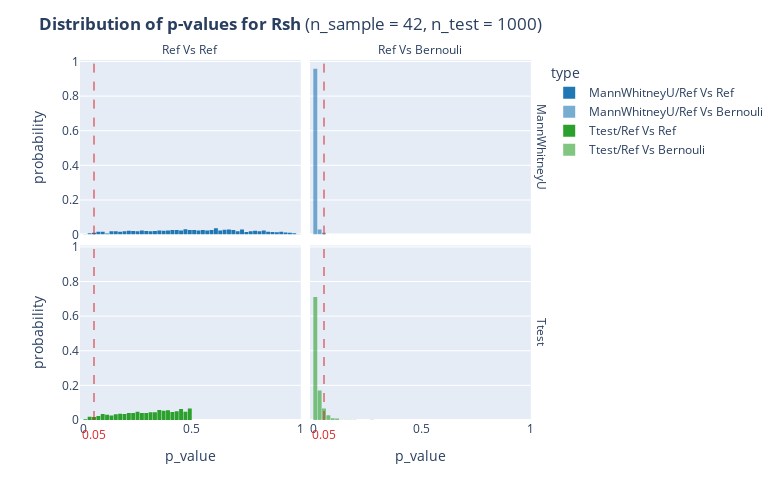

The code cell stored with this chart in its notebook:
### Markdown cell above
## Rsh

### Code cell
calculate_p_values(n_sample=42, n_test=1000, cate_interest='Rsh', Halternative = 'greater')

### Figure 1 — Plotly figure (JSON) as saved in the notebook; plotly's stock layout.template omitted (floating-point values rounded to 4 significant figures; data arrays with more than 128 entries replaced by an {"elided": "..."} marker saying what was removed)
{"data": [{"alignmentgroup": "True", "bingroup": "x", "histnorm": "probability", "hovertemplate": "type=MannWhitneyU/Ref Vs Ref<br>test=MannWhitneyU<br>category=Ref Vs Ref<br>p_value=%{x}<br>probability=%{y}<extra></extra>", "legendgroup": "MannWhitneyU/Ref Vs Ref", "marker": {"color": "rgb(31, 119, 180)", "pattern": {"shape": ""}}, "name": "MannWhitneyU/Ref Vs Ref", "offsetgroup": "MannWhitneyU/Ref Vs Ref", "orientation": "v", "showlegend": true, "type": "histogram", "x": {"elided": "1000 float values"}, "xaxis": "x3", "xbins": {"start": 0}, "yaxis": "y3"}, {"alignmentgroup": "True", "bingroup": "x", "histnorm": "probability", "hovertemplate": "type=MannWhitneyU/Ref Vs Bernouli<br>test=MannWhitneyU<br>category=Ref Vs Bernouli<br>p_value=%{x}<br>probability=%{y}<extra></extra>", "legendgroup": "MannWhitneyU/Ref Vs Bernouli", "marker": {"color": "rgba(31, 119, 180, 0.6)", "pattern": {"shape": ""}}, "name": "MannWhitneyU/Ref Vs Bernouli", "offsetgroup": "MannWhitneyU/Ref Vs Bernouli", "orientation": "v", "showlegend": true, "type": "histogram", "x": {"elided": "1000 float values"}, "xaxis": "x4", "xbins": {"start": 0}, "yaxis": "y4"}, {"alignmentgroup": "True", "bingroup": "x", "histnorm": "probability", "hovertemplate": "type=Ttest/Ref Vs Ref<br>test=Ttest<br>category=Ref Vs Ref<br>p_value=%{x}<br>probability=%{y}<extra></extra>", "legendgroup": "Ttest/Ref Vs Ref", "marker": {"color": "rgb(44, 160, 44)", "pattern": {"shape": ""}}, "name": "Ttest/Ref Vs Ref", "offsetgroup": "Ttest/Ref Vs Ref", "orientation": "v", "showlegend": true, "type": "histogram", "x": {"elided": "1000 float values"}, "xaxis": "x", "xbins": {"start": 0}, "yaxis": "y"}, {"alignmentgroup": "True", "bingroup": "x", "histnorm": "probability", "hovertemplate": "type=Ttest/Ref Vs Bernouli<br>test=Ttest<br>category=Ref Vs Bernouli<br>p_value=%{x}<br>probability=%{y}<extra></extra>", "legendgroup": "Ttest/Ref Vs Bernouli", "marker": {"color": "rgba(44, 160, 44, 0.6)", "pattern": {"shape": ""}}, "name": "Ttest/Ref Vs Bernouli", "offsetgroup": "Ttest/Ref Vs Bernouli", "orientation": "v", "showlegend": true, "type": "histogram", "x": {"elided": "1000 float values"}, "xaxis": "x2", "xbins": {"start": 0}, "yaxis": "y2"}], "layout": {"annotations": [{"showarrow": false, "text": "Ref Vs Ref", "x": 0.24, "xanchor": "center", "xref": "paper", "y": 1, "yanchor": "bottom", "yref": "paper"}, {"showarrow": false, "text": "Ref Vs Bernouli", "x": 0.74, "xanchor": "center", "xref": "paper", "y": 1, "yanchor": "bottom", "yref": "paper"}, {"showarrow": false, "text": "Ttest", "textangle": 90, "x": 0.98, "xanchor": "left", "xref": "paper", "y": 0.2425, "yanchor": "middle", "yref": "paper"}, {"showarrow": false, "text": "MannWhitneyU", "textangle": 90, "x": 0.98, "xanchor": "left", "xref": "paper", "y": 0.7575, "yanchor": "middle", "yref": "paper"}, {"font": {"color": "rgb(214, 39, 40)", "size": 12}, "showarrow": false, "text": "0.05", "x": 0.05, "xref": "x", "y": -0.07, "yref": "paper"}, {"font": {"color": "rgb(214, 39, 40)", "size": 12}, "showarrow": false, "text": "0.05", "x": 0.05, "xref": "x2", "y": -0.07, "yref": "paper"}], "bargap": 0.1, "barmode": "relative", "height": 500, "legend": {"title": {"text": "type"}, "tracegroupgap": 0}, "margin": {"t": 60}, "shapes": [{"line": {"color": "rgb(214, 39, 40)", "dash": "dash", "width": 1}, "type": "line", "x0": 0.05, "x1": 0.05, "xref": "x", "y0": 0, "y1": 1, "yref": "y domain"}, {"line": {"color": "rgb(214, 39, 40)", "dash": "dash", "width": 1}, "type": "line", "x0": 0.05, "x1": 0.05, "xref": "x2", "y0": 0, "y1": 1, "yref": "y2 domain"}, {"line": {"color": "rgb(214, 39, 40)", "dash": "dash", "width": 1}, "type": "line", "x0": 0.05, "x1": 0.05, "xref": "x3", "y0": 0, "y1": 1, "yref": "y3 domain"}, {"line": {"color": "rgb(214, 39, 40)", "dash": "dash", "width": 1}, "type": "line", "x0": 0.05, "x1": 0.05, "xref": "x4", "y0": 0, "y1": 1, "yref": "y4 domain"}], "title": {"text": "<b>Distribution of p-values for Rsh</b> (n_sample = 42, n_test = 1000)"}, "width": 780, "xaxis": {"anchor": "y", "domain": [0, 0.48], "title": {"text": "p_value"}}, "xaxis2": {"anchor": "y2", "domain": [0.5, 0.98], "matches": "x", "title": {"text": "p_value"}}, "xaxis3": {"anchor": "y3", "domain": [0, 0.48], "matches": "x", "showticklabels": false}, "xaxis4": {"anchor": "y4", "domain": [0.5, 0.98], "matches": "x", "showticklabels": false}, "yaxis": {"anchor": "x", "domain": [0, 0.485], "title": {"text": "probability"}}, "yaxis2": {"anchor": "x2", "domain": [0, 0.485], "matches": "y", "showticklabels": false}, "yaxis3": {"anchor": "x3", "domain": [0.515, 1], "matches": "y", "title": {"text": "probability"}}, "yaxis4": {"anchor": "x4", "domain": [0.515, 1], "matches": "y", "showticklabels": false}}}
